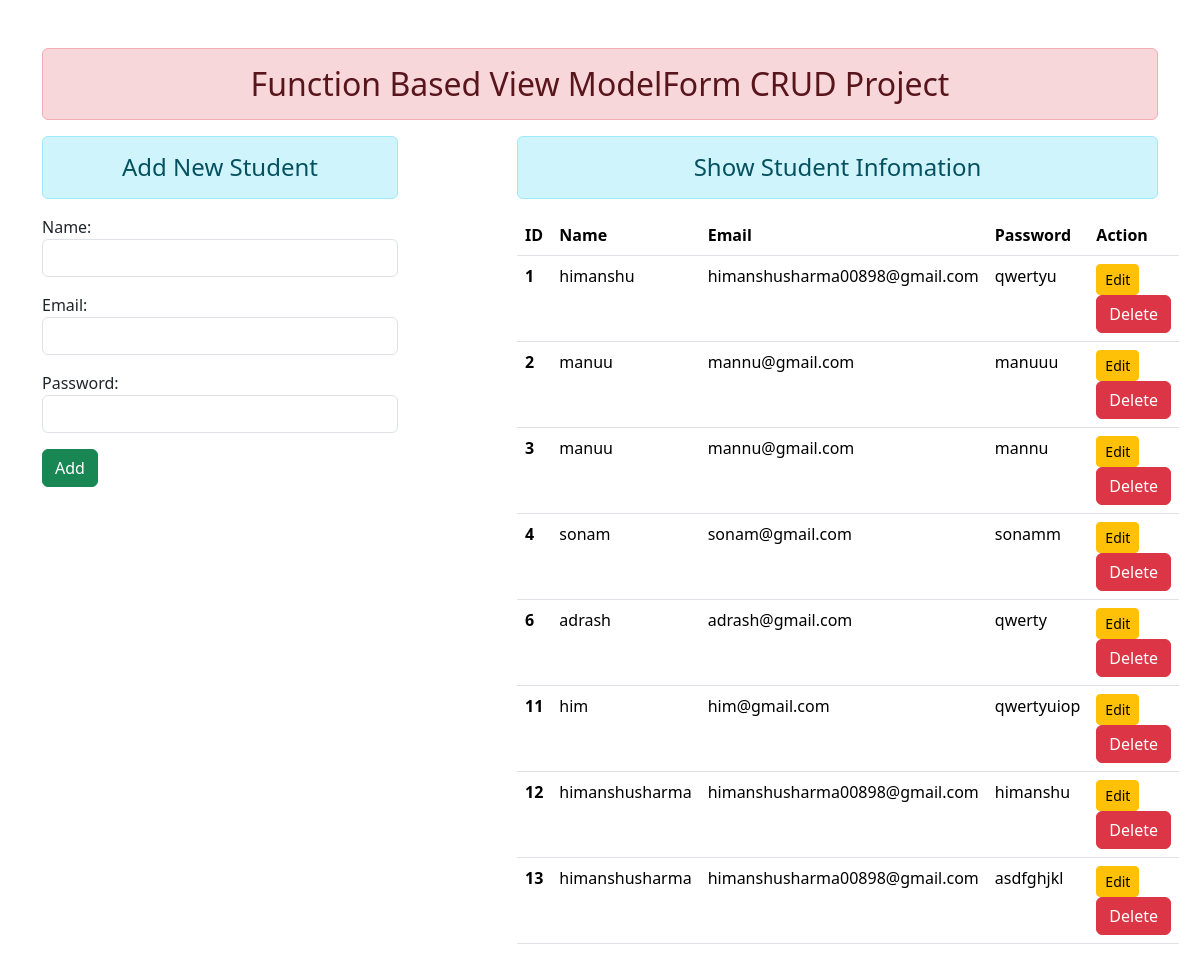
The page / on the database its author committed.
### firstapp/models.py (models this page shows)
class MyUser(models.Model):
    name = models.CharField(max_length=40)
    email = models.EmailField(max_length=40)
    password = models.CharField(max_length=40)

### firstapp/views.py (the view)
# urls.py: path("", views.addshow, name="addandshow"),
def addshow(request):
    if request.method == "POST":
        fm = StudentRegistrations(request.POST)
        if fm.is_valid():
            nm = fm.cleaned_data["name"]
            em = fm.cleaned_data["email"]
            pw = fm.cleaned_data["password"]
            reg = MyUser(name=nm, email=em, password=pw)
            reg.save()
    else:
        fm = StudentRegistrations()
    stud = MyUser.objects.all()
    return render(request, "first/add_show.html", {"form": fm, "stu": stud})

### firstapp/forms.py
class StudentRegistrations(forms.ModelForm):
    class Meta:
        model = MyUser
        fields = ["name", "email", "password"]
        widgets = {
            "name": forms.TextInput(attrs={"class": "form-control"}),
            "email": forms.EmailInput(attrs={"class": "form-control"}),
            "password": forms.PasswordInput(
                render_value=True, attrs={"class": "form-control"}
            ),
        }

### firstapp/templates/first/add_show.html (shortened to what this page needs)
{% extends "first/base.html" %} {% block content %}
<div class="row">
  <div class="col-sm-4">
    <h4 class="text-center alert alert-info">Add New Student</h4>
    <form action="" method="POST">
      {% csrf_token %} {{form.as_p}}
      <input type="submit" value="Add" class="btn btn-success" />
    </form>
  </div>
  <div class="col-sm-7 offset-1">
    <h4 class="text-center alert alert-info">Show Student Infomation</h4>
    {% if stu %}
    <table class="table table-hover">
      <thead>
        <tr>
          <th scope="col">ID</th>
          <th scope="col">Name</th>
          <th scope="col">Email</th>
          <th scope="col">Password</th>
          <th scope="col">Action</th>
        </tr>
      </thead>
      <tbody>
        {% for st in stu %}
        <tr>
          <th scope="row">{{st.id}}</th>
          <td>{{st.name}}</td>
          <td>{{st.email}}</td>
          <td>{{st.password}}</td>
          <td>
            <a href="{% url "updatedata" st.id %}" class="btn btn-warning btn-sm">Edit</a>
            <form action="{% url "deletedata" st.id %}" method="post" class="d-inline">
              <input type="submit" class="btn btn-danger" value="Delete" />
            </form>
          </td>
        </tr>
        {% endfor %}
      </tbody>
    </table>
    {% else %}
    <h4 class="text-center alert alert-warning">No data</h4>
    {% endif %}
  </div>
</div>
{% endblock content %}

### firstapp/templates/first/base.html (shortened to what this page needs)
<!DOCTYPE html>
{% load static %}
<html lang="en">
  <head>
    <link rel="stylesheet" href="{% static "first/css/bootstrap.css" %}" />
  </head>
  <body>
    <div class="container mt-5 ">
      <h2 class="text-center alert alert-danger">Function Based View ModelForm CRUD Project</h2>
      {% block content %} {% endblock content %}
    </div>
  </body>
</html>

### rows shown on the page
MyUser: id "1", name "himanshu", email "himanshusharma00898@gmail.com", password "qwertyu"
MyUser: id "2", name "manuu", email "mannu@gmail.com", password "manuuu"
MyUser: id "3", name "manuu", email "mannu@gmail.com", password "mannu"
MyUser: id "4", name "sonam", email "sonam@gmail.com", password "sonamm"
MyUser: id "6", name "adrash", email "adrash@gmail.com", password "qwerty"
MyUser: id "11", name "him", email "him@gmail.com", password "qwertyuiop"
MyUser: id "12", name "himanshusharma", email "himanshusharma00898@gmail.com", password "himanshu"
MyUser: id "13", name "himanshusharma", email "himanshusharma00898@gmail.com", password "asdfghjkl"
